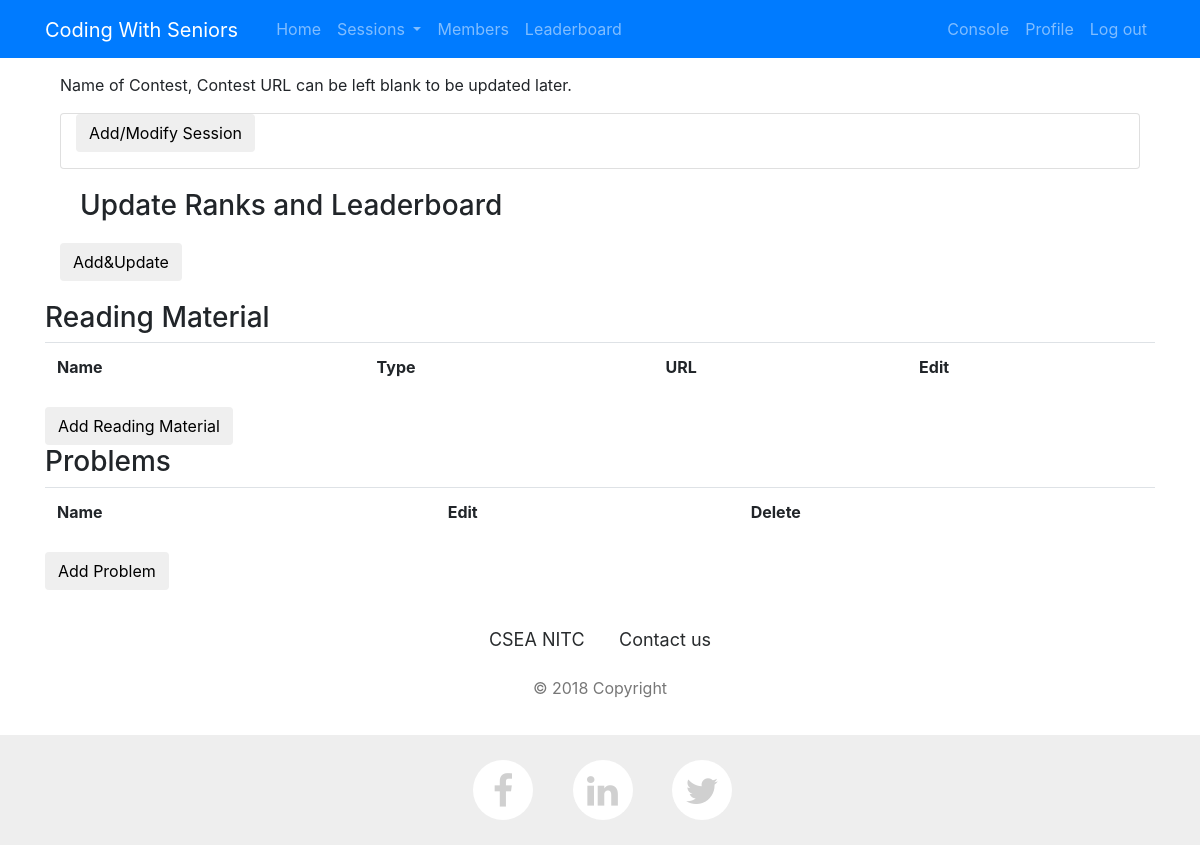
The page /console/edit/session/Stacks and Queues (signed in) on the database as committed earlier.
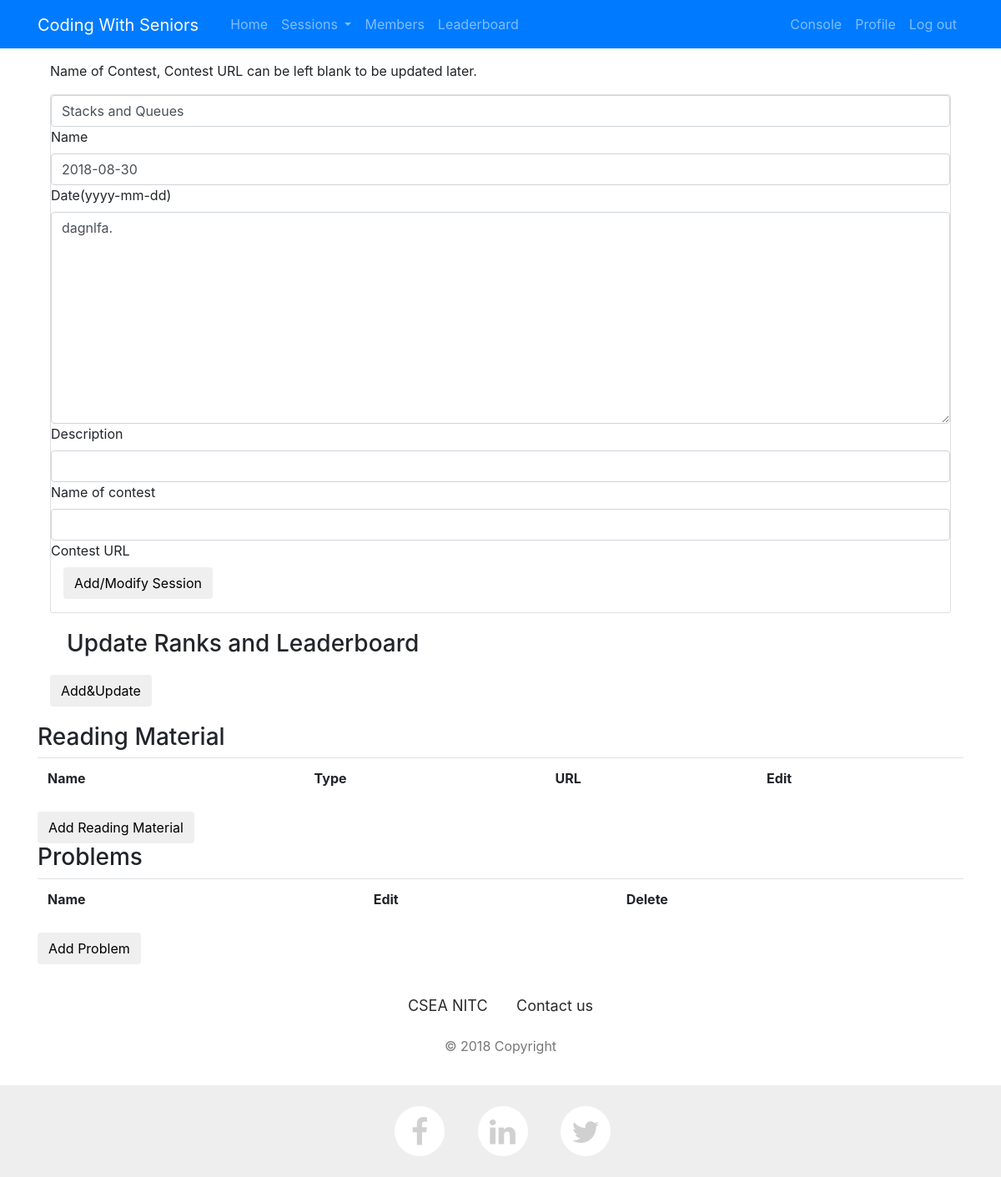
The same page on the database as committed later.
### events/models.py (models this page shows, shortened)
class Session(models.Model):
    event=models.ForeignKey(Event,on_delete=models.CASCADE)
    name=models.CharField(max_length=255, blank=False, null=True,unique=True)
    date=date=models.DateField(blank=False, null=True)
    description = models.TextField(blank=False, null=True)
    test_name=models.CharField(max_length=255,blank=True, null=True)
    test_url=models.URLField(blank=True, null=True)
    top_coder=models.CharField(max_length=255, blank=True, null=True)
    top_contributor=models.CharField(max_length=255, blank=True, null=True)
    top_improver=models.CharField(max_length=255, blank=True, null=True)
    rating_updated=models.BooleanField(default=False)

### console/views.py (the view)
# urls.py: path('edit/session/<str:session_name>',views.edit_session,name="edit_session"),
@staff_member_required
@sensitive_post_parameters()
@csrf_protect
@require_http_methods(["GET", "POST"])
def edit_session(request: HttpRequest,session_name:str):
    try:
        add=False
        session = Session.objects.get(name=session_name)
        problems=Problem.objects.filter(session=session)
        readingmaterial=ReadingMaterial.objects.filter(session=session)
        if request.method == "POST":
            session_form=AddSessionForm(request.POST, instance=session)
            response = add_session(request, session_form,False,session.event)
            if response is not None:
                return response
        else:
            session_form = AddSessionForm(instance=session)
    except:
        messages.add_message(request, messages.ERROR, 'Error Contact Admin')
    return render(request,'console/add_session.html',locals())

### console/forms.py
class AddSessionForm(forms.ModelForm):
    class Meta:
        model = Session
        fields = ['name', 'date','description','test_name','test_url']
    def __init__(self, *args, **kwargs):
        super(AddSessionForm, self).__init__(*args, **kwargs)
        self.fields['name'].label = "Name"
        self.fields['name'].widget.attrs.update({
            'class': 'form-control validate',
        })
        self.fields['date'].label = 'Date(yyyy-mm-dd)'
        self.fields['date'].widget.attrs.update({
            'class': 'form-control validate date-input',
        })
        self.fields['description'].label = 'Description'
        self.fields['description'].widget.attrs.update({
            'class': 'form-control validate',
        })
        self.fields['test_name'].label = 'Name of contest'
        self.fields['test_name'].widget.attrs.update({
            'class': 'form-control validate',
        })
        self.fields['test_url'].label = 'Contest URL'
        self.fields['test_url'].widget.attrs.update({
            'class': 'form-control validate',
        })

### console/templates/console/add_session.html (shortened to what this page needs)
{% extends "layout.html" %}
{% load staticfiles %}
{% block body %}
        <div class="container">
        <div class="row">
        <div class="col">
            <p>Name of Contest, Contest URL can be left blank to be updated later.</p>
            <div class="card card-block">
                <form method="post" action="" id="form-login2">
                    <fieldset>
                        {% for fieldz in session_form %}
                            <div class="md-form {% if fieldz.errors %}has-error{% endif %}">
                                {{ fieldz }}
                                <label for="id_{{ fieldz.name }}">{{ fieldz.label }}</label>
                            </div>
                        {% endfor %}
                        <div class="form-group">
                            <div class="col-md-10 col-md-offset-2">
                                <button class="btn btn-default" type="submit" name="add_session">Add/Modify Session</button>
                            </div>
                        </div>
                    </fieldset>
                </form>
            </div>
        </div>
    </div>
        <div class="row">
        <div class="col">
            {% if not add %}
                <h3 style="margin: 20px">Update Ranks and Leaderboard</h3>
                <a href="/console/update_leaderboard/{{ session.name }}"><button class="btn btn-default" style="margin-bottom: 20px">Add&Update</button></a>
            {%  endif %}
        </div>
        </div>
    </div>
    <div class="row">
        <div class="col">
            {% if not add %}
                <h3>Reading Material</h3>
                <table class="table table-hover test">
                    <tr>
                        <th>Name</th>
                        <th>Type</th>
                        <th>URL</th>
                        <th>Edit</th>
                    </tr>
                 </table>
            {%  endif %}
        </div>
        </div>
    <div class="row">
        <div class="col">
            {% if not add %}
                <a href="/console/add/readingmaterial/{{ session.name }}"><button class="btn btn-default">Add Reading Material</button></a>
            {%  endif %}
    </div>
    </div>
    <div class="row">
    <div class="col">
        {% if not add %}
            <h3>Problems</h3>
            <table class="table table-hover test">
                <tr>
                    <th>Name</th>
                    <th>Edit</th>
                    <th>Delete</th>
                </tr>
             </table>
        {%  endif %}
    </div>
    </div>
<div class="row">
    <div class="col">
        {% if not add %}
            <a href="/console/add/problem/{{ session.name }}"><button class="btn btn-default">Add Problem</button></a>
        {%  endif %}
    </div>
    </div>
{% endblock %}

Rows that differ between the two databases and show on the page:
added Session: session_form "Stacks and Queues" "2018-08-30" "dagnlfa."
Other text that changed with them:
new list line: "Name"
new list line: "Date(yyyy-mm-dd)"
new list line: "Description"
new list line: "Name of contest"
new list line: "Contest URL"
